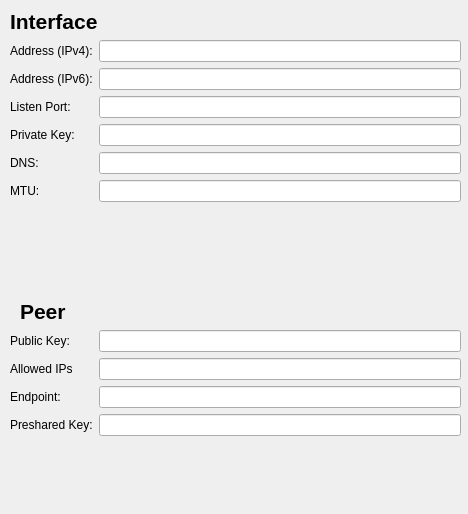
<?xml version="1.0" encoding="UTF-8"?>
<ui version="4.0">
 <class>WireguardProp</class>
 <widget class="QWidget" name="WireguardProp">
  <property name="geometry">
   <rect>
    <x>0</x>
    <y>0</y>
    <width>468</width>
    <height>514</height>
   </rect>
  </property>
  <property name="windowTitle">
   <string>VPN (wireguard)</string>
  </property>
  <widget class="QLabel" name="label">
   <property name="geometry">
    <rect>
     <x>10</x>
     <y>10</y>
     <width>91</width>
     <height>23</height>
    </rect>
   </property>
   <property name="font">
    <font>
     <pointsize>16</pointsize>
     <weight>75</weight>
     <bold>true</bold>
    </font>
   </property>
   <property name="text">
    <string>Interface</string>
   </property>
  </widget>
  <widget class="QWidget" name="formLayoutWidget">
   <property name="geometry">
    <rect>
     <x>10</x>
     <y>40</y>
     <width>451</width>
     <height>261</height>
    </rect>
   </property>
   <layout class="QFormLayout" name="formLayout">
    <item row="0" column="0">
     <widget class="QLabel" name="addressIPv4Label">
      <property name="text">
       <string>Address (IPv4):</string>
      </property>
     </widget>
    </item>
    <item row="0" column="1">
     <widget class="QLineEdit" name="addressIPv4LineEdit"/>
    </item>
    <item row="1" column="0">
     <widget class="QLabel" name="addressIPv6Label">
      <property name="text">
       <string>Address (IPv6):</string>
      </property>
     </widget>
    </item>
    <item row="1" column="1">
     <widget class="QLineEdit" name="addressIPv6LineEdit"/>
    </item>
    <item row="2" column="0">
     <widget class="QLabel" name="listenPortLabel">
      <property name="text">
       <string>Listen Port:</string>
      </property>
     </widget>
    </item>
    <item row="2" column="1">
     <widget class="QLineEdit" name="listenPortLineEdit"/>
    </item>
    <item row="3" column="0">
     <widget class="QLabel" name="privateKeyLabel">
      <property name="text">
       <string>Private Key:</string>
      </property>
     </widget>
    </item>
    <item row="3" column="1">
     <widget class="PasswordField" name="privateKeyLineEdit"/>
    </item>
    <item row="4" column="0">
     <widget class="QLabel" name="dNSLabel">
      <property name="text">
       <string>DNS:</string>
      </property>
     </widget>
    </item>
    <item row="4" column="1">
     <widget class="QLineEdit" name="dNSLineEdit"/>
    </item>
    <item row="5" column="0">
     <widget class="QLabel" name="mTULabel">
      <property name="text">
       <string>MTU:</string>
      </property>
     </widget>
    </item>
    <item row="5" column="1">
     <widget class="QLineEdit" name="mTULineEdit"/>
    </item>
   </layout>
  </widget>
  <widget class="QLabel" name="label_2">
   <property name="geometry">
    <rect>
     <x>20</x>
     <y>300</y>
     <width>65</width>
     <height>23</height>
    </rect>
   </property>
   <property name="font">
    <font>
     <pointsize>16</pointsize>
     <weight>75</weight>
     <bold>true</bold>
    </font>
   </property>
   <property name="text">
    <string>Peer</string>
   </property>
  </widget>
  <widget class="QWidget" name="formLayoutWidget_2">
   <property name="geometry">
    <rect>
     <x>10</x>
     <y>330</y>
     <width>451</width>
     <height>168</height>
    </rect>
   </property>
   <layout class="QFormLayout" name="formLayout_2">
    <item row="0" column="0">
     <widget class="QLabel" name="publicKeyLabel">
      <property name="text">
       <string>Public Key:</string>
      </property>
     </widget>
    </item>
    <item row="0" column="1">
     <widget class="QLineEdit" name="publicKeyLineEdit"/>
    </item>
    <item row="1" column="0">
     <widget class="QLabel" name="allowedIPsLabel">
      <property name="text">
       <string>Allowed IPs</string>
      </property>
     </widget>
    </item>
    <item row="1" column="1">
     <widget class="QLineEdit" name="allowedIPsLineEdit"/>
    </item>
    <item row="2" column="0">
     <widget class="QLabel" name="endpointLabel">
      <property name="text">
       <string>Endpoint:</string>
      </property>
     </widget>
    </item>
    <item row="2" column="1">
     <widget class="QLineEdit" name="endpointLineEdit"/>
    </item>
    <item row="3" column="0">
     <widget class="QLabel" name="presharedKeyLabel">
      <property name="text">
       <string>Preshared Key:</string>
      </property>
     </widget>
    </item>
    <item row="3" column="1">
     <widget class="QLineEdit" name="presharedKeyLineEdit"/>
    </item>
   </layout>
  </widget>
 </widget>
 <customwidgets>
  <customwidget>
   <class>PasswordField</class>
   <extends>QLineEdit</extends>
   <header location="global">passwordfield.h</header>
  </customwidget>
 </customwidgets>
 <resources/>
 <connections/>
</ui>
